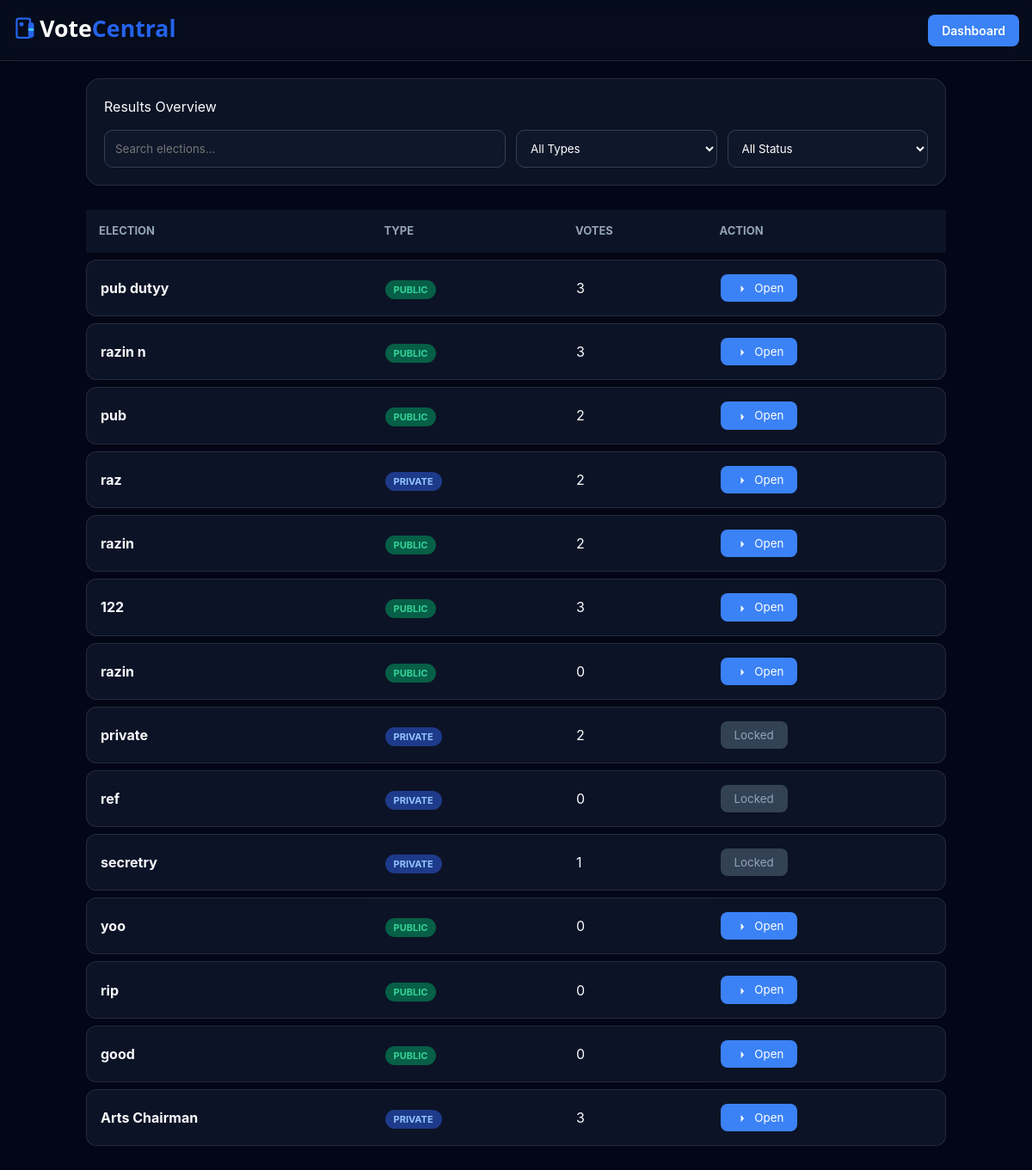
Page /admin/results (signed in) on the committed database.
### app.py (models this page shows)
class Election(db.Model):
    id = db.Column(db.Integer, primary_key=True)
    admin_id = db.Column(db.Integer, db.ForeignKey("admin.id"))
    name = db.Column(db.String(120))
    election_type = db.Column(db.String(20))  # public / private
    public_code = db.Column(db.String(20), nullable=True)
    start_time = db.Column(db.String(40), nullable=True)
    end_time = db.Column(db.String(40), nullable=True)
    result_visible = db.Column(db.Boolean, default=True)
    candidates = db.relationship("Candidate", backref="election", cascade="all,delete")
    votes = db.relationship("Vote", backref="election", cascade="all,delete")
    whitelist = db.relationship("VoterWhitelist", backref="election", cascade="all,delete")

### app.py (the view)
@app.route("/admin/results")
def admin_results_page():
    if not require_admin_login():
        return redirect("/")
    admin = Admin.query.get(session["admin_id"])
    elections = Election.query.filter_by(admin_id=admin.id).all()
    result_list = []
    now = datetime.now()
    for e in elections:
        total_votes = Vote.query.filter_by(election_id=e.id).count()
        ended = False
        if e.end_time:
            end_dt = datetime.fromisoformat(e.end_time) if isinstance(e.end_time, str) else e.end_time
            ended = now >= end_dt
        can_open = False
        reason = ""
        if not e.result_visible:
            reason = "This election is currently set to 'Hidden' by Admin settings."
        elif e.election_type == 'private' and not ended:
            reason = f"Private election results remain locked until the end time ({e.end_time})."
        else:
            can_open = True
        result_list.append({
            "id": e.id,
            "name": e.name,
            "type": e.election_type,
            "total_votes": total_votes,
            "ended": ended,
            "visible": e.result_visible,
            "can_open": can_open,
            "reason": reason
        })
    return render_template("admin_results.html", elections=result_list, admin=admin)

### app.py (called while the page is built)
def require_admin_login():
    if "admin_id" not in session or not session["admin_id"]:
        flash("Admin login required")
        return False
    return True

### templates/admin_results.html (shortened to what this page needs)
<!DOCTYPE html>
<html lang="en">
<head>
</head>
<body>
<nav class="nav-header">
  <div class="header-title-group">
    <img src="/static/uploads/votecentral-logo.svg"
         class="mobile-title-logo"
         alt="VoteCentral">
  </div>
  <a href="/admin/dashboard" class="btn-dash">Dashboard</a>
</nav>
<div class="container">
    <div class="filter-card">
        <div class="section-title">Results Overview</div>
        <div class="filter-grid">
            <input id="searchBox" placeholder="Search elections...">
            <select id="filterType">
                <option value="">All Types</option>
            </select>
            <select id="filterStatus">
                <option value="">All Status</option>
            </select>
        </div>
    </div>
    <div class="results-container">
        <table class="desktop-table">
            <thead>
                <tr>
                    <th>Election</th>
                    <th>Type</th>
                    <th>Votes</th>
                    <th>Action</th>
                </tr>
            </thead>
            <tbody>
                {% for e in elections %}
                <tr class="result-row" data-name="{{ e.name|lower }}" data-type="{{ e.type }}" data-status="{{ 'available' if e.can_open else 'locked' }}">
                    <td><strong>{{ e.name }}</strong></td>
                    <td><span class="badge {{ 'badge-pub' if e.type == 'public' else 'badge-pri' }}">{{ e.type.upper() }}</span></td>
                    <td>{{ e.total_votes }}</td>
                    <td>
                        {% if e.can_open %}
                            <a href="/admin/results/{{ e.id }}"><button class="btn-open">
  <svg class="icon" viewBox="0 0 24 24">
    <path d="M5 12h14M13 5l6 7-6 7"/>
  </svg>
  Open
</button>
</a>
                        {% else %}
                            <button class="btn-locked" onclick="showReason('{{ e.reason }}')">Locked</button>
                        {% endif %}
                    </td>
                </tr>
                {% endfor %}
            </tbody>
        </table>
    </div>
</div>
</body>
</html>

### templates/admin_results.html (style rules this page uses)
:root { --bg: #020617; --card-bg: rgba(15, 23, 42, 0.8); --border: rgba(255, 255, 255, 0.1); --accent: #3b82f6; --text-main: #f8fafc; --text-dim: #94a3b8; --glass: blur(12px); }
* { margin: 0; padding: 0; box-sizing: border-box; font-family: 'Inter', system-ui, sans-serif; }
body { background: var(--bg); color: var(--text-main); line-height: 1.5; padding-bottom: 40px; }
.nav-header { display: flex; justify-content: space-between; align-items: center; padding: 15px; background: rgba(11, 18, 32, 0.5); backdrop-filter: var(--glass); border-bottom: 1px solid var(--border); position: sticky; top: 0; z-index: 100; }
.btn-dash { background: var(--accent); color: white; padding: 8px 16px; border-radius: 8px; text-decoration: none; font-size: 14px; font-weight: 600; transition: 0.3s; }
.container { width: 1000px; max-width: 95%; margin: 20px auto; }
.filter-card { background: var(--card-bg); backdrop-filter: var(--glass); border: 1px solid var(--border); border-radius: 16px; padding: 20px; margin-bottom: 20px; }
.filter-grid { display: grid; grid-template-columns: 2fr 1fr 1fr; gap: 12px; margin-top: 15px; }
input, select { background: #0f172a; border: 1px solid #334155; color: white; padding: 12px; border-radius: 10px; outline: none; }
.results-container { overflow-x: auto; }
.desktop-table { width: 100%; border-collapse: separate; border-spacing: 0 8px; }
.desktop-table th { padding: 15px; text-align: left; color: var(--text-dim); font-size: 13px; text-transform: uppercase; }
.desktop-table tr { background: var(--card-bg); transition: 0.2s; }
.desktop-table td { padding: 16px; border-top: 1px solid var(--border); border-bottom: 1px solid var(--border); }
.desktop-table td:first-child { border-left: 1px solid var(--border); border-radius: 12px 0 0 12px; }
.desktop-table td:last-child { border-right: 1px solid var(--border); border-radius: 0 12px 12px 0; }
.badge { padding: 4px 10px; border-radius: 20px; font-size: 11px; font-weight: 700; }
.badge-pub { background: #065f46; color: #34d399; }
.badge-pri { background: #1e3a8a; color: #93c5fd; }
.btn-open { background: var(--accent); border: none; color: white; padding: 8px 16px; border-radius: 8px; cursor: pointer; }
.btn-locked { background: #334155; color: #94a3b8; border: none; padding: 8px 16px; border-radius: 8px; cursor: not-allowed; }
.header-title-group { display:flex; flex-direction:column; align-items:flex-start; }
.mobile-title-logo { height: 40px; }
.icon { width:14px; height:14px; fill:currentColor; margin-right:6px; vertical-align:middle; }

### rows in the picture
Election: name "pub dutyy", type "PUBLIC", total_votes "3"
Election: name "razin n", type "PUBLIC", total_votes "3"
Election: name "pub", type "PUBLIC", total_votes "2"
Election: name "raz", type "PRIVATE", total_votes "2"
Election: name "razin", type "PUBLIC", total_votes "2"
Election: name "122", type "PUBLIC", total_votes "3"
Election: name "razin", type "PUBLIC", total_votes "0"
Election: name "private", type "PRIVATE", total_votes "2"
Election: name "ref", type "PRIVATE", total_votes "0"
Election: name "secretry", type "PRIVATE", total_votes "1"
Election: name "yoo", type "PUBLIC", total_votes "0"
Election: name "rip", type "PUBLIC", total_votes "0"
Election: name "good", type "PUBLIC", total_votes "0"
Election: name "Arts Chairman", type "PRIVATE", total_votes "3"
